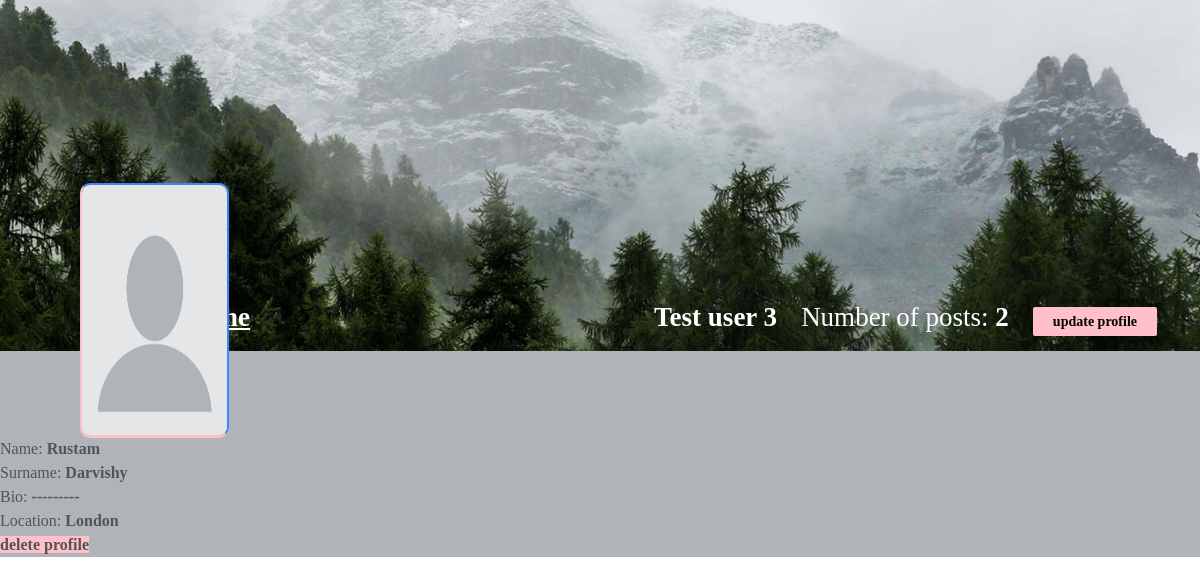
Screenshot of /profile/?user_pk=11 (signed in) with the database file from the repository.
### mainapp/models.py (models this page shows, shortened)
class Profile(models.Model):
    firstname = models.CharField(max_length=255)
    lastname = models.CharField(max_length=255)
    profile_picture = models.ImageField(upload_to='images/',
                                        validators=[
                                            validate_file_size, allowed_extention],
                                        null=True, blank=True)
    location = models.CharField(
        max_length=255, default='-', null=True, blank=True)
    bio = models.CharField(max_length=255, default='-', null=True, blank=True)
    user = models.ForeignKey(user, on_delete=models.CASCADE)

### mainapp/views.py (the view)
# urls.py: path('profile/', profile, name='another_profile'),
@login_required(login_url=login_url)
def profile(request):
    pk = request.GET.get('user_pk')
    user = User.objects.get(pk=pk)
    user_profile = Profile.objects.filter(user=user).first()
    post_number = Post.objects.filter(author=pk).count()
    context = {
        'user': user,
        'user_profile': user_profile,
        'post_number': post_number
    }
    if user == request.user:
        context["profile"] = Profile.objects.get(user=request.user)
        context["number_of_posts"] = Post.objects.filter(
            author=request.user).count()
        return render(request, 'profile.html', context)
    else:
        return render(request, 'another_profile.html', context)

### templates/profile.html (shortened to what this page needs)
{% load static %}
<!DOCTYPE html>
<html lang="en">
  <head>
    <link rel="stylesheet" href="{% static 'css/main.min.css' %}" />
    <link rel="stylesheet" href="{% static 'css/style.css' %}" />
    <link rel="stylesheet" href="{% static 'css/color.css' %}" />
    <link rel="stylesheet" href="{% static 'css/responsive.css' %}" />
  </head>
  <body>
    <section>
      <div class="feature-photo">
        <figure>
          <img src="{% static 'images/profile-background.jpg' %}" alt="" />
        </figure>
         <form>
          <div class="add-btn">
            <span style="color: white; font-size: 27px; margin-right: 400px"
              ><b
                ><u><a href="/main/">Home</a></u></b
              ></span
            >
            <span style="color: white; font-size: 27px"><b>{{user.username}}</b></span>
            <span style="color: white; font-size: 27px"
              >Number of posts:  <b>{{number_of_posts}}</b></span>
            <a href="/update_profile/" style="background-color: #ffc0cb; border: #ffc0cb">
                <b>update profile</b>
            </a>
          </div>
        </form enctype="multipart/form-data">
        <div class="container-fluid">
          <div class="row merged">
            <div class="col-lg-2 col-sm-3">
              <div class="user-avatar">
                <figure>
                  {% if profile.profile_picture %}
                  <img
                    src="{{profile.profile_picture.url}}"
                    style="height: 250px; width: 100%"
                    alt="">
                  {% else %}
                  <img
                    src="{% static 'images/blank-profile-picture.png' %}"
                    style="height: 250px; width: 100%"
                    alt="">
                  {% endif %}
                </figure>
              </div>
            </div>
            <div class="col-lg-10 col-sm-9">
              <div class="timeline-info">
                <ul>
                  <li class="admin-name">
                  </li>
                </ul>
              </div>
            </div>
          </div>
        </div>
      </div>
    </section>
    <div>
    <span class="block capitalize font-semibold">Name:   <b>{{profile.firstname}}</b></span>
    </div>
    <div>
    <span class="block capitalize font-semibold">Surname:   <b>{{profile.lastname}}</b></span>
    </div>
    <div>
    <span class="block capitalize font-semibold">Bio:   <b>{{profile.bio}}</b></span>
    </div>
    <div>
    <span class="block capitalize font-semibold">Location:   <b>{{profile.location}}</b></span>
    </div>
    <div>
    <a href="/delete_profile/" style="background-color: #ffc0cb; border: #ffc0cb"><b>delete profile</b></a>
    </div>
  </body>
</html>

### static/css/color.css (style rules this page uses)
#nprogress .bar, .timeline-info > ul li a::before, .add-btn > a, .activitiez > li::before, form button, .colla-apps > li a:hover, a.underline:before, .setting-row input:checked + label, .user-avatar:hover .edit-phto, .error-meta > a, .color-bg, .add-butn, .nav.nav-tabs.likes-btn > li a.active, a.dislike-btn, .drop > a:hover, .btn-view.btn-load-more:hover, .accordion .card h5 button[aria-expanded="true"], .chat-head, .f-page > figure em, .inbox-panel-head > ul > li > a, .nav-tabs--left .nav-link.active, .nav-tabs--left .nav-link.active:hover, footer .widget-title h4::before, #topcontrol, .sidebar .widget-title::before, .f-title::before, .g-post-classic > figure > i::after, .purify > a, .help-list > a:hover, .open-position::before, .info > a, .category-box:hover, .category-box.selected, a.main-btn, .section-heading::before, .getquot-baner, .more-branches > h4::before, .is-helpful > a, .cart-optionz > li > a:hover, .paginationz > li a:hover, .paginationz > li a.active, .shopping-cart, a.btn2:hover, .form-submit > input[type="submit"], button.submit-checkout, .delete-cart:hover, .proceed .button, .amount-area .update-cart, a.addnewforum, .apply-bttons > a { background: orange; }

### static/css/responsive.css (style rules this page uses)
@media screen and (max-width: 1281px) and (min-width: 1024px) { .timeline-info { line-height: 51px; } }
@media screen and (max-width: 1281px) and (min-width: 1024px) { .user-avatar { width: 80.2% } }

### rows the page displays
Profile: firstname "Rustam", lastname "Darvishy", bio "---------", location "London"

### other values shown
{{ user.username }} "Test user 3"
{{ number_of_posts }} "2"
